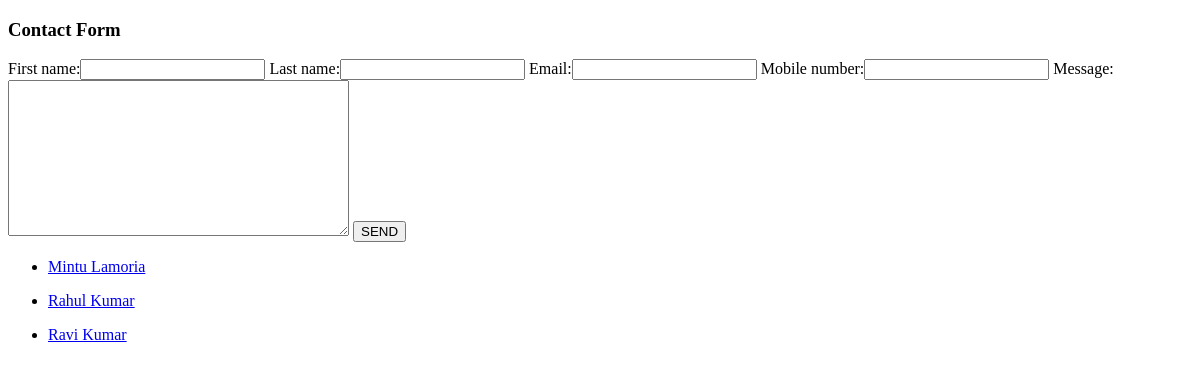
Before: / with the older database file.
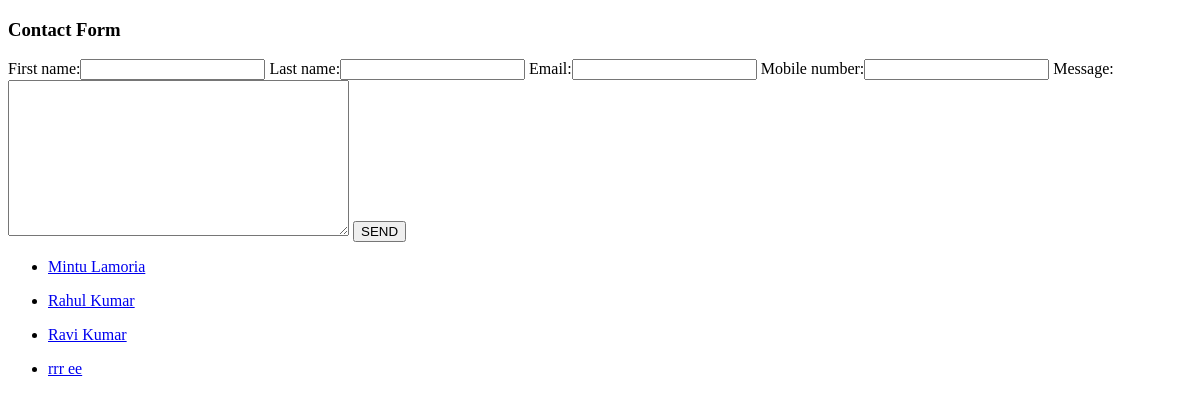
After: the same page with the newer database file.
### contact/models.py (models this page shows, shortened)
class Person(models.Model):
	first_name = models.CharField(max_length=20)
	last_name = models.CharField(max_length=20)
	email = models.EmailField(max_length=250)
	mobile_number = models.IntegerField()
	message = models.TextField()
	def full_name(self):
		return '{} {}'.format(self.first_name, self.last_name)

### contact/views.py (the view)
# urls.py: path('', views.contact_new, name='contact_list'),
def contact_new(request):
	if request.method == 'POST':
		form = PersonForm(request.POST)
		if form.is_valid():
			form.save()
			return redirect('/')
	else:
		form = PersonForm()
	persons = Person.objects.all().order_by('first_name')
	return render(request, 'contact/contact_list.html', {'form': form, 'persons':persons})

### contact/forms.py
class PersonForm(forms.ModelForm):
	class Meta:
		model = Person
		fields = ('first_name', 'last_name', 'email', 'mobile_number', 'message')

### contact/templates/contact/contact_list.html (shortened to what this page needs)
<!DOCTYPE html>
<html>
<head>
</head>
<body>
<div class="container my-3">
<h3>Contact Form</h3>
<form method="POST">
    {{ form }}
    <button type="submit">SEND</button>
</form>
</div>
    <div>
        {% for person in persons %}
            <ul>
                <li><a href="#">{{ person.full_name }}</a></li>
            </ul>
        {% endfor %}
    </div>
</body>
</html>

Changed rows visible on the page:
added Person: full_name "rrr ee"
